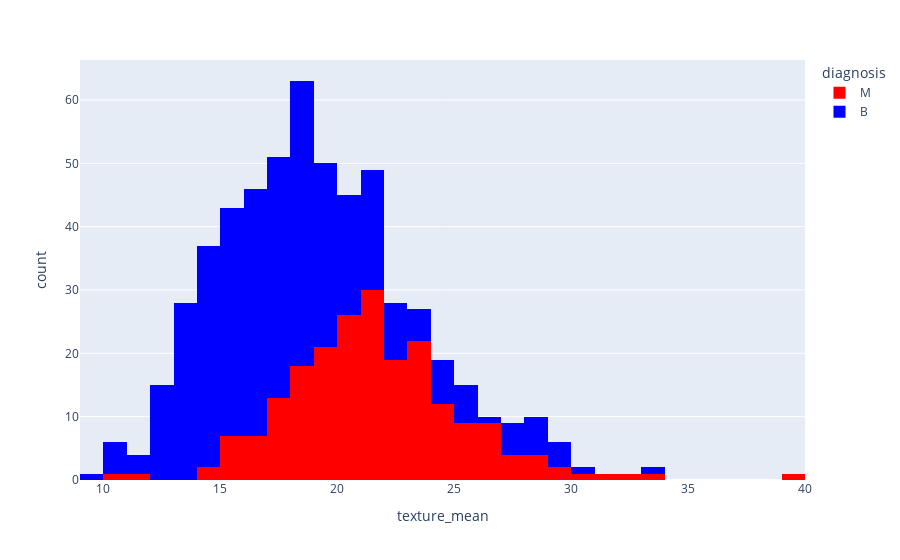

The code cell stored with this chart in its notebook:
### Code cell
px.histogram(data_frame=df,x='texture_mean',color='diagnosis',color_discrete_sequence=['red','blue'])

### Figure 1 — Plotly figure (JSON) as saved in the notebook; plotly's stock layout.template omitted (floating-point values rounded to 4 significant figures; data arrays with more than 128 entries replaced by an {"elided": "..."} marker saying what was removed)
{"data": [{"alignmentgroup": "True", "bingroup": "x", "hovertemplate": "diagnosis=M<br>texture_mean=%{x}<br>count=%{y}<extra></extra>", "legendgroup": "M", "marker": {"color": "red", "pattern": {"shape": ""}}, "name": "M", "offsetgroup": "M", "orientation": "v", "showlegend": true, "type": "histogram", "x": {"elided": "212 float values"}, "xaxis": "x", "yaxis": "y"}, {"alignmentgroup": "True", "bingroup": "x", "hovertemplate": "diagnosis=B<br>texture_mean=%{x}<br>count=%{y}<extra></extra>", "legendgroup": "B", "marker": {"color": "blue", "pattern": {"shape": ""}}, "name": "B", "offsetgroup": "B", "orientation": "v", "showlegend": true, "type": "histogram", "x": {"elided": "357 float values"}, "xaxis": "x", "yaxis": "y"}], "layout": {"barmode": "relative", "legend": {"title": {"text": "diagnosis"}, "tracegroupgap": 0}, "margin": {"t": 60}, "xaxis": {"anchor": "y", "domain": [0, 1], "title": {"text": "texture_mean"}}, "yaxis": {"anchor": "x", "domain": [0, 1], "title": {"text": "count"}}}}
